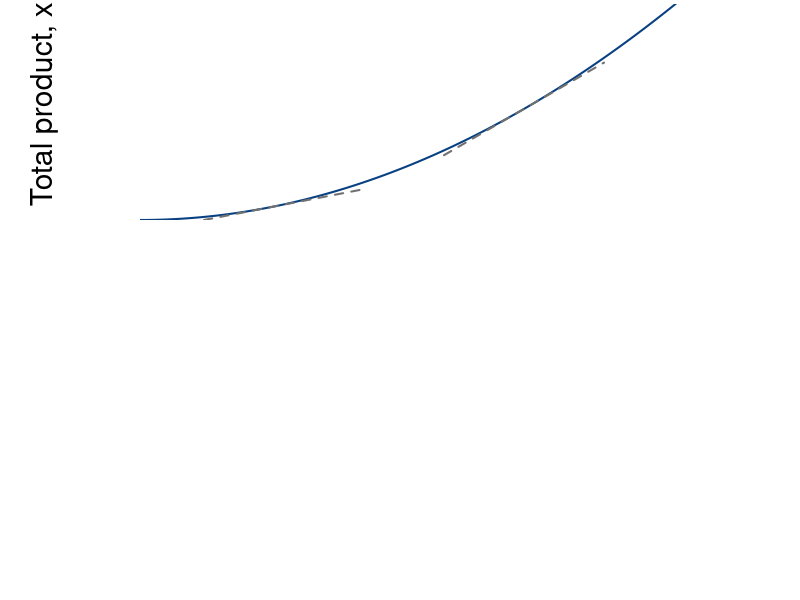

The R source for this figure: (Note: this script raises an error after producing the figure.)
require(shape)
pdf(file = "specprodexch/production_irs_stacked.pdf", width = 9, height = 12)

#Set parameters for graphics
axislabelsize <- 1.8
labelsize <- 1.5
namesize <- 1.8
annotatesize <- 1.5
graphlinewidth <- 2
segmentlinewidth <- 1.5

COL <- c("#7fc97f", "#beaed4", "#fdc086", "#ffff99", "#386cb0", "#f0027f", "#bf5b17", "#666666")
COLA <- c("#99d8c9","#66c2a4","#41ae76", "#238b45", "#005824")
COLB <- c("#4eb3d3", "#2b8cbe", "#0868ac","#084081")
Grays <- gray.colors(25, start =1, end = 0)


#Edited the margins to cater for the larger LHS labels
par(mar =  c(4, 7, 0.2, 1), mfrow = c(2, 1))


prodFn <- function(l, alpha = 2, k = 0.02) {
  k*l^alpha
}

MprodFn <- function(l, alpha = 2, k = 0.02) {
  k*alpha*l^(alpha - 1)
}

AprodFn <- function(l, alpha = 2, k = 0.02) {
  k*l^(alpha - 1)
}

Mpline <- function(l, constant = 0.3181472, slope = 0.125){
  constant + slope*l
}

xlims <- c(0, 10)
ylims <- c(0, 1.4)

npts <- 501 
x <- seq(xlims[1], xlims[2], length.out = npts)
y <- seq(ylims[1], ylims[2], length.out = npts) 
a <- c(13, 15, 17)

plot(0, 0, xlim = xlims, ylim = ylims, type = "n",
     xlab = expression(paste("")),
     ylab = expression(paste("")), 
     xaxt = "n", 
     yaxt = "n", 
     cex.lab = axislabelsize, 
     bty = "n",
     xaxs="i", 
     yaxs="i")

# ticksy <- seq(from = 0, to = ylims[2], by = 0.25)
# ylabels <- seq(from = 0, to = ylims[2], by = 0.25)
# ticksx <- seq(from = 0, to = xlims[2], by = 1)
# xlabels <- seq(from = 0, to = xlims[2], by = 1)

npts <- 500 
xx1 <- seq(xlims[1], xlims[2], length.out = npts)

xx3 <- seq(1, 3.5, length.out = npts)
xx4 <- seq(4.75, 7.25, length.out = npts)

lines(xx1, prodFn(xx1, alpha = 2, k = 0.02), col = COLB[4], lwd = graphlinewidth)
#lines(xx1, MprodFn(xx1, alpha = 2, k = 0.02), col = COLA[1], lwd = graphlinewidth)
#lines(xx1, AprodFn(xx1, alpha = 2, k = 0.02), col = COLA[2], lwd = graphlinewidth)
lines(xx3, Mpline(xx3, constant = prodFn(l = 2, k = 0.02, alpha = 2) - 2*MprodFn(l = 2, k = 0.02, alpha = 2), slope = MprodFn(l = 2, k = 0.02, alpha = 2)), col = Grays[21], lty = 2, lwd = graphlinewidth)
lines(xx4, Mpline(xx4, constant = prodFn(l = 6, k = 0.02, alpha = 2) - 6*MprodFn(l = 6, k = 0.02, alpha = 2), slope = MprodFn(l = 6, k = 0.02)), col = Grays[21], lty = 2, lwd = graphlinewidth)

#Axis Labels
#mtext(expression(paste("Hours of labor, ", l)), side = 1, line = 2.5, cex = axislabelsize)
text(-1.5, 0.75, expression(paste("Total product, ", x)), xpd = TRUE, cex = axislabelsize, srt = 90) 

segments(0, prodFn(l = 6, k = 0.02, alpha = 2), 6, prodFn(l = 6, k = 0.02, alpha = 2), lty = 2, col = grays[20] , lwd = segmentlinewidth)
segments(6, -1, 6, prodFn(l = 6, k = 0.02, alpha = 2), lty = 2, col = grays[20] , lwd = segmentlinewidth, xpd = TRUE)
segments(0, 0, 6, prodFn(l = 6, k = 0.02, alpha = 2), lty = 2, col = COLB[4] , lwd = segmentlinewidth)
points(6, prodFn(l = 6, k = 0.02), pch = 16, col = "black", cex = 1.5)

segments(0, prodFn(l = 2, k = 0.02, alpha = 2), 2, prodFn(l = 2, k = 0.02, alpha = 2), lty = 2, col = grays[20] , lwd = segmentlinewidth)
segments(2, -1, 2, prodFn(l = 2, k = 0.02, alpha = 2), lty = 2, col = grays[20] , lwd = segmentlinewidth, xpd = TRUE)
segments(0, 0, 2, prodFn(l = 2, k = 0.02, alpha = 2), lty = 2, col = COLB[4] , lwd = segmentlinewidth)
points(2, prodFn(l = 2, k = 0.02, alpha = 2), pch = 16, col = "black", cex = 1.5)

segments(0, prodFn(l = 4, k = 0.02, alpha = 2), 4, prodFn(l = 4, k = 0.02, alpha = 2), lty = 2, col = grays[20] , lwd = segmentlinewidth)
segments(4, -1, 4, prodFn(l = 4, k = 0.02, alpha = 2), lty = 2, col = grays[20] , lwd = segmentlinewidth, xpd = TRUE)
segments(0, 0, 4, prodFn(l = 4, k = 0.02, alpha = 2), lty = 2, col = COLB[4] , lwd = segmentlinewidth)
points(4, prodFn(l = 4, k = 0.02, alpha = 2), pch = 16, col = "black", cex = 1.5)

ticksy <- c(0, prodFn(l = 2, k = 0.02, alpha = 2), prodFn(l = 4, k = 0.02, alpha = 2), prodFn(l = 6, k = 0.02, alpha = 2), ylims[2])
ylabels <- c(NA, expression(paste(0.08)), prodFn(l = 4, k = 0.02, alpha = 2), expression(paste(0.72)), NA)
ticksx <- c(0, 2, 4, 6, xlims[2])
xlabels <- c(NA, 2, 4, 6, NA)

axis(1, at = ticksx, pos = 0, labels = xlabels, cex.axis = labelsize)
axis(2, at = ticksy, pos = 0, labels = ylabels, las = 1, cex.axis = labelsize)


#Label total product
text(6.2, 1.1, expression(paste("Total product")), cex = annotatesize)
text(6.2, 1, expression(x == frac(1,50)*(l)^2), cex = annotatesize)

#Marginal Product
text(7, 0.12, expression(paste("Slope of tangent line")), cex = labelsize)
text(7, 0.05, expression(paste("equals Marginal product")), cex = labelsize)
Arrows(4.7, 0.075, 2.3, 0.075, col = "black", lty = 1, lwd = 2, arr.type = "triangle", arr.lwd = 0.5)
Arrows(6, 0.16, 6, 0.67, col = "black", lty = 1, lwd = 2, arr.type = "triangle", arr.lwd = 0.5)

#Average Product
text(2, prodFn(l = 6, k = 0.02, alpha = 2) - 0.08, expression(paste("Slope of ray from origin")), cex = labelsize)
text(2, prodFn(l = 6, k = 0.02, alpha = 2) - 0.15, expression(paste("equals Average product")), cex = labelsize)
Arrows(1.5, prodFn(l = 6, k = 0.02, alpha = 2) - 0.175, 1.5, prodFn(l = 2, k = 0.02, alpha = 2) + 0.01 , col = "black", lty = 1, lwd = 2, arr.type = "triangle", arr.lwd = 0.5)
Arrows(4, prodFn(l = 6, k = 0.02, alpha = 2) - 0.125, 4.75, prodFn(l = 6, k = 0.02, alpha = 2) - 0.125, col = "black", lty = 1, lwd = 2, arr.type = "triangle", arr.lwd = 0.5)

prodFn <- function(l, alpha = 2, k = 0.02) {
  k*l^alpha
}

MprodFn <- function(l, alpha = 2, k = 0.02) {
  k*alpha*l^(alpha - 1)
}

AprodFn <- function(l, alpha = 2, k = 0.02) {
  k*l^(alpha - 1)
}

Mpline <- function(l, constant = 0.3181472, slope = 0.125){
  constant + slope*l
}

xlims <- c(0, 10)
ylims <- c(0, 0.4)

npts <- 501 
x <- seq(xlims[1], xlims[2], length.out = npts)
y <- seq(ylims[1], ylims[2], length.out = npts) 
a <- c(13, 15, 17)

plot(0, 0, xlim = xlims, ylim = ylims, type = "n",
     xlab = expression(paste("")),
     ylab = expression(paste("")), 
     xaxt = "n", 
     yaxt = "n", 
     bty = "n",
     xaxs = "i", 
     yaxs = "i")


ticksy <- c(0, 
            AprodFn(l = 2, k = 0.02, alpha = 2), MprodFn(l = 2, k = 0.02, alpha = 2), 
            AprodFn(l = 4, k = 0.02, alpha = 2), MprodFn(l = 4, k = 0.02, alpha = 2), 
            AprodFn(l = 6, k = 0.02, alpha = 2), MprodFn(l = 6, k = 0.02, alpha = 2), 
            ylims[2])
ylabels <- c(NA, 
             AprodFn(l = 2, k = 0.02, alpha = 2), MprodFn(l = 2, k = 0.02, alpha = 2), 
             AprodFn(l = 4, k = 0.02, alpha = 2), MprodFn(l = 4, k = 0.02, alpha = 2), 
             AprodFn(l = 6, k = 0.02, alpha = 2), MprodFn(l = 6, k = 0.02, alpha = 2), 
             NA)
ticksx <- c(0, 2, 4, 6, xlims[2])
xlabels <- c(NA, 2, 4, 6, NA)

axis(1, at = ticksx, pos = 0, labels = xlabels, cex.axis = labelsize)
axis(2, at = ticksy, pos = 0, labels = ylabels, las = 1, cex.axis = labelsize)

npts <- 500 
xx1 <- seq(xlims[1], xlims[2], length.out = npts)

xx3 <- seq(1, 3, length.out = npts)
xx4 <- seq(5, 7, length.out = npts)

lines(xx1, MprodFn(xx1, alpha = 2, k = 0.02), col = COLA[3], lwd = graphlinewidth)
lines(xx1, AprodFn(xx1, alpha = 2, k = 0.02), col = COLA[4], lwd = graphlinewidth)

#Axis Labels
mtext(expression(paste("Hours of labor, ", l)), side = 1, line = 2.5, cex = axislabelsize)
text(-1.5, 0.5*ylims[2], expression(paste("Average & marginal product, ", list(ap,mp) )), xpd = TRUE, cex = axislabelsize, srt = 90) 

#Margin
segments(6, 0, 6, ylims[2], lty = 2, col = grays[20] , lwd = segmentlinewidth)
segments(0, MprodFn(l = 6, k = 0.02), 6, MprodFn(l = 6, k = 0.02), lty = 2, col = grays[20] , lwd = segmentlinewidth)
segments(0, AprodFn(l = 6, k = 0.02), 6, AprodFn(l = 6, k = 0.02), lty = 2, col = grays[20] , lwd = segmentlinewidth)
points(6, MprodFn(l = 6, k = 0.02), pch = 16, col = "black", cex = 1.2)
points(6, AprodFn(l = 6, k = 0.02), pch = 16, col = "black", cex = 1.2)

segments(2, 0, 2, ylims[2], lty = 2, col = grays[20] , lwd = segmentlinewidth)
segments(0, MprodFn(l = 2, k = 0.02), 2, MprodFn(l = 2, k = 0.02), lty = 2, col = grays[20] , lwd = segmentlinewidth)
segments(0, AprodFn(l = 2, k = 0.02), 2, AprodFn(l = 2, k = 0.02), lty = 2, col = grays[20] , lwd = segmentlinewidth)
points(2, MprodFn(l = 2, k = 0.02), pch = 16, col = "black", cex = 1.2)
points(2, AprodFn(l = 2, k = 0.02), pch = 16, col = "black", cex = 1.2)

segments(4, 0, 4, 1, lty = 2, col = grays[20] , lwd = segmentlinewidth, xpd = TRUE)
segments(0, MprodFn(l = 4, k = 0.02), 4, MprodFn(l = 4, k = 0.02), lty = 2, col = grays[20] , lwd = segmentlinewidth)
segments(0, AprodFn(l = 4, k = 0.02), 4, AprodFn(l = 4, k = 0.02), lty = 2, col = grays[20] , lwd = segmentlinewidth)
points(4, MprodFn(l = 4, k = 0.02), pch = 16, col = "black", cex = 1.2)
points(4, AprodFn(l = 4, k = 0.02), pch = 16, col = "black", cex = 1.2)


text(6.2, 1.1, expression(paste("Total product")))
text(6.2, 1, expression(x == frac(1,50)*(l)^2))


#Marginal Product
#text(6, 0.1, expression(paste("Slope of tangent line")))
text(7.5, MprodFn(l = 7.5, k = 0.02, alpha = 2) + 0.08, expression(paste("Marginal product")), cex = labelsize, xpd = TRUE)
text(7.5, MprodFn(l = 7.5, k = 0.02, alpha = 2) + 0.05, expression(paste(mp(l) == frac(1,25)*(l) )), cex = labelsize)

#Average Product
text(7.5, AprodFn(l = 7.5, k = 0.02, alpha = 2) - 0.035, expression(paste("Average product")), cex = labelsize)
text(7.5, AprodFn(l = 7.5, k = 0.02, alpha = 2) - 0.065, expression(paste(ap(l) == frac(1,50)*(l) )), cex = labelsize)




dev.off()
